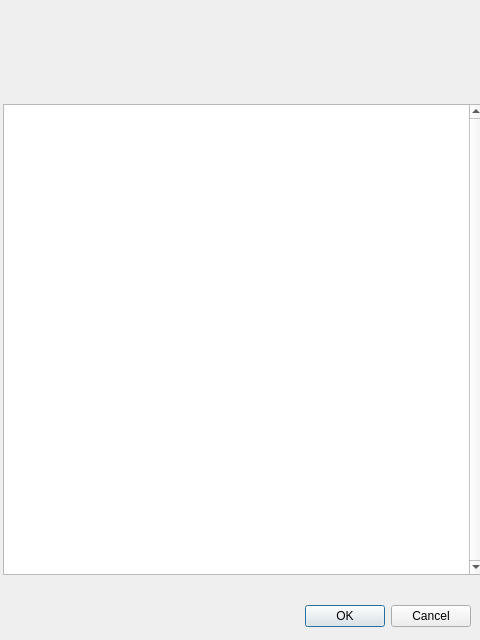
<?xml version="1.0" encoding="UTF-8"?>
<ui version="4.0">
 <class>ShowAccountDialog</class>
 <widget class="QDialog" name="ShowAccountDialog">
  <property name="geometry">
   <rect>
    <x>0</x>
    <y>0</y>
    <width>480</width>
    <height>640</height>
   </rect>
  </property>
  <property name="windowTitle">
   <string>Dialog</string>
  </property>
  <widget class="QDialogButtonBox" name="buttonBox">
   <property name="geometry">
    <rect>
     <x>10</x>
     <y>600</y>
     <width>461</width>
     <height>32</height>
    </rect>
   </property>
   <property name="orientation">
    <enum>Qt::Orientation::Horizontal</enum>
   </property>
   <property name="standardButtons">
    <set>QDialogButtonBox::StandardButton::Cancel|QDialogButtonBox::StandardButton::Ok</set>
   </property>
  </widget>
  <widget class="QTextEdit" name="textEditAccounts">
   <property name="geometry">
    <rect>
     <x>3</x>
     <y>104</y>
     <width>481</width>
     <height>471</height>
    </rect>
   </property>
   <property name="verticalScrollBarPolicy">
    <enum>Qt::ScrollBarPolicy::ScrollBarAlwaysOn</enum>
   </property>
   <property name="readOnly">
    <bool>true</bool>
   </property>
  </widget>
 </widget>
 <resources/>
 <connections>
  <connection>
   <sender>buttonBox</sender>
   <signal>accepted()</signal>
   <receiver>ShowAccountDialog</receiver>
   <slot>accept()</slot>
   <hints>
    <hint type="sourcelabel">
     <x>248</x>
     <y>254</y>
    </hint>
    <hint type="destinationlabel">
     <x>157</x>
     <y>274</y>
    </hint>
   </hints>
  </connection>
  <connection>
   <sender>buttonBox</sender>
   <signal>rejected()</signal>
   <receiver>ShowAccountDialog</receiver>
   <slot>reject()</slot>
   <hints>
    <hint type="sourcelabel">
     <x>316</x>
     <y>260</y>
    </hint>
    <hint type="destinationlabel">
     <x>286</x>
     <y>274</y>
    </hint>
   </hints>
  </connection>
 </connections>
</ui>
